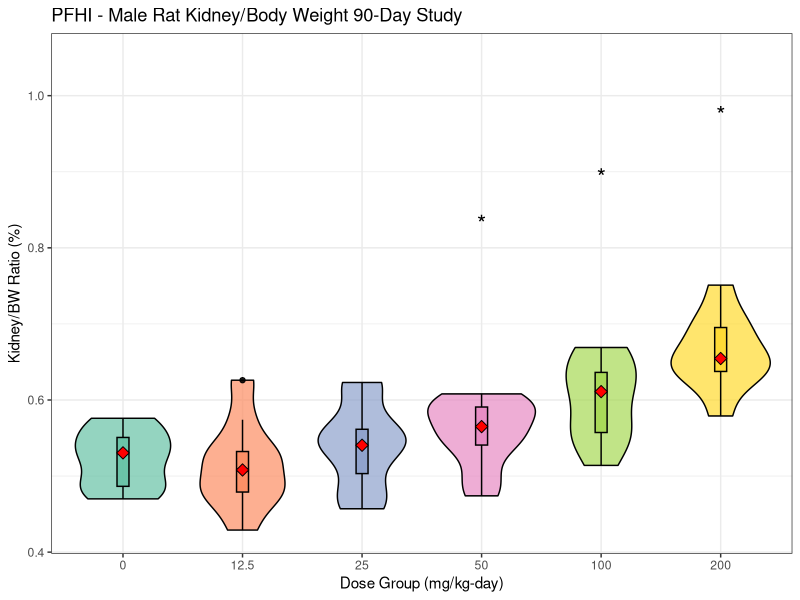
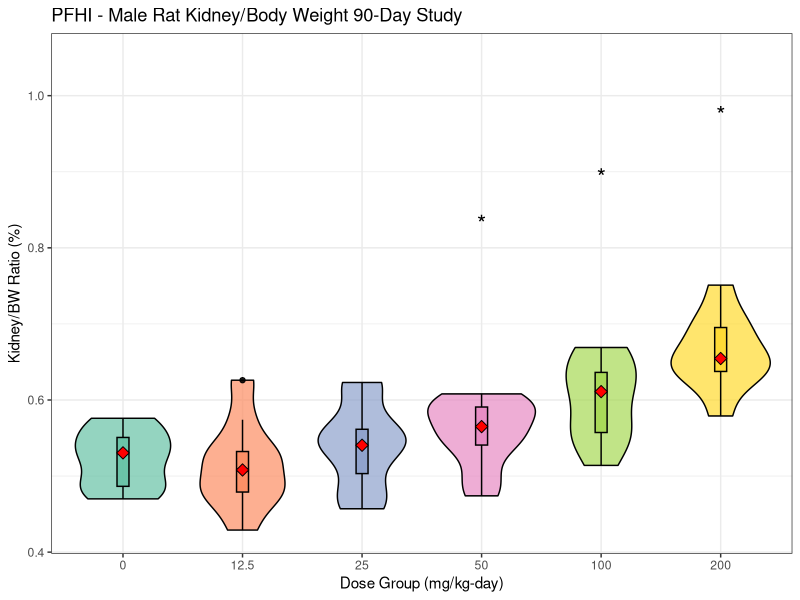

Generate these figures, in order, with R:
# Load required packages
library(ggplot2)
library(dplyr)
library(readxl)

PFHICo <- read_excel("OrganWeightsPFAS.xlsx", sheet='PFHI', na = c("", "NA")) 
View(PFHICo)
# Include only male (rows 61-120)
PFHICom <- PFHICo[-c(61:120),]
View(PFHICom)
# Ensure Group is treated as an ordered factor 
dose_levels <- c(0, 12.5, 25, 50, 100, 200) # Define correct dose order
PFHICom$Group <- factor(PFHICom$Group, levels = dose_levels, ordered = TRUE)

# Manually select 50,100 and 200 mg/kg-day groups
top_doses <- PFHICom %>%
  filter(Group %in% c(50,100,200)) %>% #select only 50, 100 and 200 mg/kg-day
  group_by(Group) %>%
  summarise(max_KidneyRel = max(KidneyRel, na.rm = TRUE)) %>%
  # arrange(desc(max_LiverRel)) %>% # Sort by median values
  # slice(1:2) %>% # Select the two highest median values
  mutate(y_position = max_KidneyRel + 0.2) # Adjust y-position for asterisk placement

#Get overall max LiverRel to set y-axis limits
y_max <- max(PFHICom$KidneyRel + 0.3) #Increase spacing to avoid cutoff

#Debugging using 2 lines below
View(PFHICom$KidneyRel)
View(max((PFHICom$KidneyRel)))


# Create the violin + box plot
KidneyRel1m <- ggplot(PFHICom, aes(x = Group, y = KidneyRel, fill = Group)) +
  geom_violin(trim = TRUE, alpha = 0.7, color = "black") + # Violin plot
  geom_boxplot(width = 0.1, color = "black", alpha = 0.9) + # Box plot
  
  # Ensure the median is properly displayed
  stat_summary(fun = median, geom = "point", shape = 23, size = 3, fill = "red") +
  
  # Add asterisks above the 100 and 200 mg/kg-day groups 
  geom_text(data = top_doses, aes(x = Group, y = y_position, label = "*"),
            size = 6, color = "black", vjust = -0.5) + #Move the asterisk up
  
  #Manually set y-axis limits to prevent asterisk cut-off
  ylim(NA, y_max) +
  
  labs(title = "PFHI - Male Rat Kidney/Body Weight 90-Day Study",
       x = "Dose Group (mg/kg-day)", y = "Kidney/BW Ratio (%)") +
  
  scale_fill_brewer(palette = "Set2", name = "Group") + # Colorful palette
  theme_bw() +
  theme(legend.position = "none")

# Save the plot as a PNG file
ggsave(filename = "KidneyRel1m.png", plot = KidneyRel1m, width = 8, height = 6, dpi = 300)

# Display the plot
KidneyRel1m